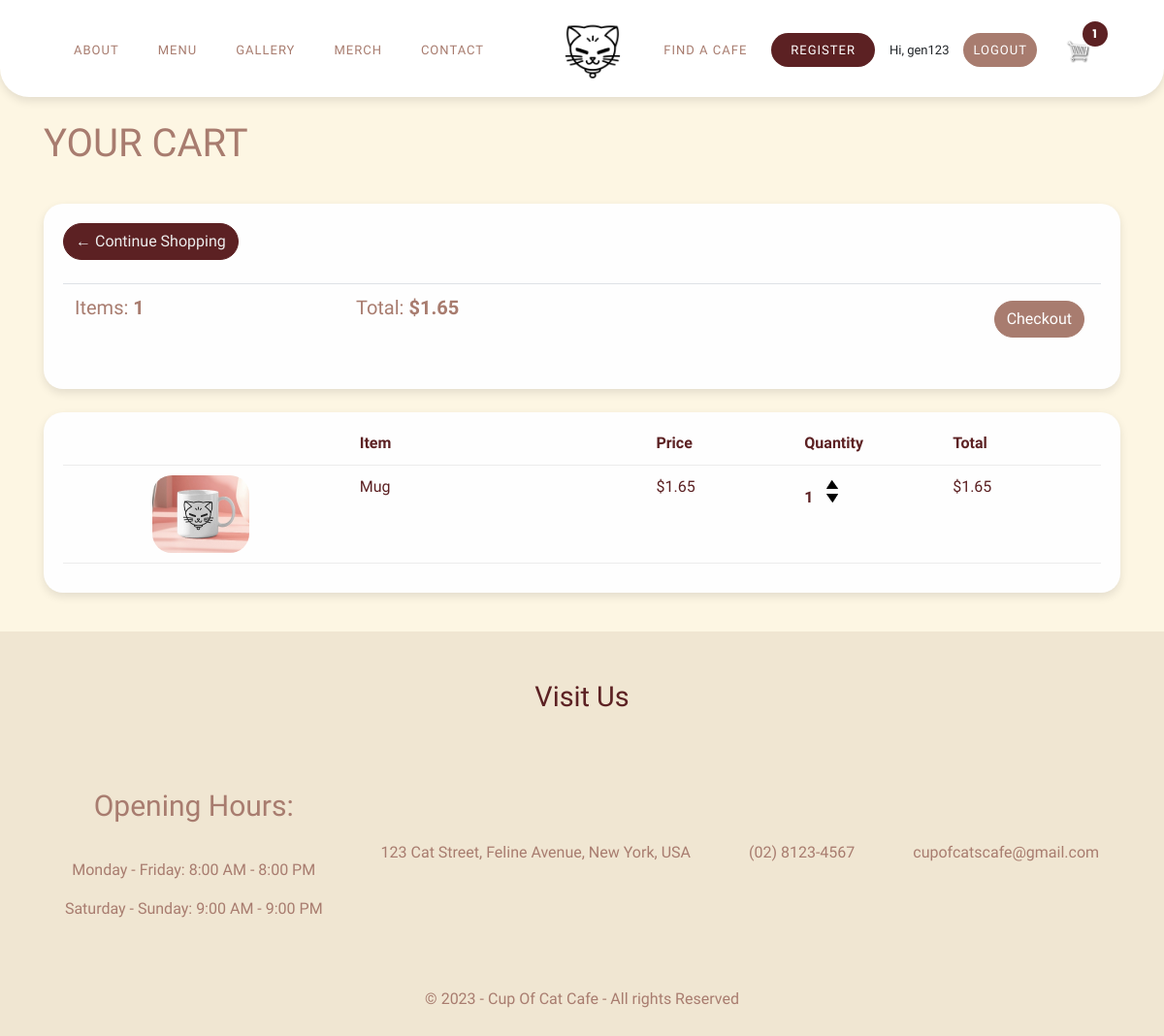
The app's page /cart/ (signed in) with its own data.
### store/models.py (models this page shows, shortened)
class Order(models.Model):
	customer = models.ForeignKey(Customer, on_delete=models.SET_NULL, null=True, blank=True)
	date_ordered = models.DateTimeField(auto_now_add=True)
	complete = models.BooleanField(default=False)
	transaction_id = models.CharField(max_length=100, null=True)
	@property
	def get_cart_total(self):
		orderitems = self.orderitem_set.all()
		total = sum([item.get_total for item in orderitems])
		return total
	@property
	def get_cart_items(self):
		orderitems = self.orderitem_set.all()
		total = sum([item.quantity for item in orderitems])
		return total

class OrderItem(models.Model):
	product = models.ForeignKey(Product, on_delete=models.SET_NULL, null=True)
	order = models.ForeignKey(Order, on_delete=models.SET_NULL, null=True)
	quantity = models.IntegerField(default=0, null=True, blank=True)
	date_added = models.DateTimeField(auto_now_add=True)
	@property
	def get_total(self):
		total = self.product.price * self.quantity
		return total

class Product(models.Model):
	name = models.CharField(max_length=200)
	price = models.FloatField()
	digital = models.BooleanField(default=False,null=True, blank=True)
	image = models.ImageField(null=True, blank=True)
	category = models.CharField(max_length=50, default="product")  # Or a boolean flag `is_merch`
	@property
	def imageURL(self):
		try:
			url = self.image.url
		except:
			url = ''
		return url

### store/views.py (the view)
# urls.py: path('cart/', views.cart, name="cart"),
def cart(request):
	data = cartData(request)
	cartItems = data['cartItems']
	order = data['order']
	items = data['items']
	merch = Product.objects.filter(category="merch")
	context = {'items':items,
			'order':order,
			'cartItems':cartItems,}
	return render(request, 'store/cart.html', context)

### store/templates/store/cart.html
{% extends 'store/main.html' %}
{% load static %}
{% block content %}
<h1>YOUR CART</h1>
	<div class="row">
		<div class="col-lg-12">
			<div class="box-element-cart">
				<a  class="btn btn-outline-dark" href="{% url 'store' %}">&#x2190; Continue Shopping</a>
				<br>
				<br>
				<table class="table">
					<tr>
						<th><h5>Items: <strong>{{order.get_cart_items}}</strong></h5></th>
						<th><h5>Total:<strong> ${{order.get_cart_total|floatformat:2}}</strong></h5></th>
						<th>
							<a  style="float:right; margin:5px;" class="btn btn-success" href="{% url 'checkout' %}">Checkout</a>
						</th>
					</tr>
				</table>
			</div>
			<br>
			<div class="box-element-cart">
				<div class="cart-row">
					<div style="flex:2" class="cart-items-text"></div>
					<div style="flex:2"><strong>Item</strong></div>
					<div style="flex:1"><strong>Price</strong></div>
					<div style="flex:1"><strong>Quantity</strong></div>
					<div style="flex:1"><strong>Total</strong></div>
				</div>
				{% for item in items %}
				<div class="cart-row">
					<div style="flex:2"><img class="row-image" src="{{item.product.imageURL}}"></div>
					<div style="flex:2"><p>{{item.product.name}}</p></div>
					<div style="flex:1"><p>${{item.product.price|floatformat:2}}</p></div>
					<div style="flex:1">
						<p class="quantity">{{item.quantity}}</p>
						<div class="quantity">
							<img data-product="{{item.product.id}}" data-action="add" class="chg-quantity update-cart" src="{% static  'images/arrow-up.png' %}">
							<img data-product="{{item.product.id}}" data-action="remove" class="chg-quantity update-cart" src="{% static  'images/arrow-down.png' %}">
						</div>
					</div>
					<div style="flex:1"><p>${{item.get_total|floatformat:2}}</p></div>
				</div>
				{% endfor %}
			</div>
		</div>
	</div>
{% endblock content %}

### store/templates/store/main.html (shortened to what this page needs)
<!DOCTYPE html>
{% load static %}
<html>
<head>
	<link rel="stylesheet" href="https://stackpath.bootstrapcdn.com/bootstrap/4.4.1/css/bootstrap.min.css">
	<link rel="stylesheet" type="text/css" href="{% static 'css/main.css' %}">
</head>
<body>
	{% block navbar %}
	<nav class="navbar navbar-expand-lg navbar-dark bg-dark">
	<ul class="menu">
		<li><a href="{% url 'aboutus' %}">About</a></li>
		<li><a href="{% url 'store' %}">Menu</a></li>
		<li><a href="{% url 'gallery' %}">Gallery</a></li>
		<li><a href="{% url 'merch' %}">Merch</a></li>
		<li><a href="{% url 'contact' %}">Contact</a></li>
	</ul>
	<div class="logo">
		<a href="{% url 'home' %}">
			<img src="{% static 'images/logo-test.png' %}" class="logo" alt="Logo">
		</a>
	</div>
	  <div class="collapse navbar-collapse" id="navbarSupportedContent">
	  <ul class="right-buttons">
		<li><a href="{% url 'findcafe' %}"  class="findacafebutton">Find a Cafe</a></li>
		<li><a href="{% url 'register' %}" class="ordernowbutton">Register</a></li>
		{% if user.is_authenticated %}
		<span><p style="text-align: center; margin-top: 15px;">Hi, {{ user.username }}</p></span>
		<span><a href="{% url 'logout' %}"class="logoutButton">Logout</a></span>
		{% else %}
		<li><a href="{% url 'login' %}"class="loginButton">Login</a></li>
		{% endif %}
		<li class="cart-wrapper">
				<a href="{% url 'cart' %}">
				<img id="cart-icon" src="{% static 'images/cart.png' %}" alt="Cart">
				<p id="cart-total">{{cartItems}}</p>
			</a>
		</li>
	</div>
	</nav>
	{% endblock navbar %}
     <div class="container">
            <br>
            {% block content %}
            {% endblock content %}
         </div>
		 <section id="contact" class="contact fade-in">
			<h2 style="color: #5c2123;">Visit Us</h2>
			<div class="contact-info">
				<div class="info-item slide-up">
					<p style="font-size: 30px;";>Opening Hours:<p>
					<p>Monday - Friday: 8:00 AM - 8:00 PM</p>
					<p>Saturday - Sunday: 9:00 AM - 9:00 PM</p>
				</div>
				<div class="info-item slide-up">
					<p>123 Cat Street, Feline Avenue, New York, USA</p>
				</div>
				<div class="info-item slide-up">
					<p>(02) 8123-4567</p>
				</div>
				<div class="info-item slide-up">
					<p>cupofcatscafe@gmail.com</p>
				</div>
				<div class="info-item slide-up">
					<p>© 2023 - Cup Of Cat Cafe - All rights Reserved</p>
				</div>
			</div>
</body>
</html>

### static/css/main.css (style rules this page uses)
html, body { margin: 0; padding: 0; width: 100%; overflow-x: hidden; }
.menu { padding: 50px 20px; }
* { margin: 0; padding: 0; box-sizing: border-box; list-style: none; text-decoration: none; }
nav { z-index: 1000; position: absolute; }
nav a { color: #a87c6f; text-transform: uppercase; transition: all 0.1s ease; letter-spacing: 1px; padding: 10px; }
html { background-color: #fdf6e3; }
body { font-family: "Titan One", sans-serif; font-weight: 400; font-style: normal; }
nav { background-color: white; height: 100px; font-size: 13px; width: 100%; border-bottom-left-radius: 30px; border-bottom-right-radius: 30px; position: sticky; top: 0; display: flex; justify-content: space-between; align-items: center; padding: 0 20px; box-shadow: 0px 4px 10px rgba(0, 0, 0, 0.1); }
.logo img { width: 70px; height: 70px; position: absolute; left: 48%; top: 15px; }
ul { display: flex; gap: 20px; }
.menu { flex: 1; justify-content: center; margin-top: 20px; margin-left: 30px; }
.menu li, .right-buttons li { display: inline-block; line-height: 80px; }
.right-buttons { flex-wrap: wrap; justify-content: flex-end; margin-top: 20px; margin-right: 20px; display: flex; align-items: center; gap: 15px; }
.ordernowbutton { background-color: #5c2123; padding: 10px 20px; color: white; border-radius: 80px; transition: all 0.2s ease; }
.cart-wrapper { position: relative; display: inline-block; }
#cart-icon { margin-right: 40px; width: 25px; height: 25px; display: block; }
#cart-total { position: absolute; top: 60px; right: 20px; text-align: center; color: #fff; background-color: #5c2123; width: 30px; height: 30px; font-family: 'poppins', sans-serif; border-radius: 50%; font-weight: bold; font-size: 12px; line-height: 25px; border: 2px solid white; }
.loginButton, .logoutButton { background-color: #a87c6f; color: white; transition: 0.2s; border-radius: 80px; text-decoration: none; }
body { background-color: hsl(0, 0%, 98%); }
h1,h2,h3,h4,h5,h6 { color:#a87c6f; }
.bg-dark { background-color:white!important; }
.col-lg-4, .col-lg-6, .col-lg-8, .col-lg-12 { margin-top: 30px; }
.btn { border-radius: 0; }
.row-image { width: 100px; }
.cart-row { display: flex; align-items: flex-stretch; padding-bottom: 10px; margin-bottom: 10px; border-bottom: 1px solid #ececec; }
.quantity { display: inline-block; font-weight: 700; padding-right:10px; }
.chg-quantity { width: 12px; cursor: pointer; display: block; margin-top: 5px; transition:.1s; }
body { background-color: #fdf6e3; }
.btn.btn-outline-dark { border-radius: 80px; color: #ececec; border-color: #5c2123; background-color: #5c2123; }
.box-element-cart { border-radius: 20px; padding: 20px; background-color: #fefefe; box-shadow: 0px 4px 10px rgba(0, 0, 0, 0.1); margin: 0px 0px 0px 0px; }
.btn.btn-success { border-radius: 80px; background-color: #a87c6f; color: white; border-color: #a87c6f; }
.row-image { border-radius: 20px; margin-left: 30%; }
.cart-row { color: #5c2123; }
nav { animation: fadeIn 1s ease-in-out; }
nav .menu li { animation: slideUp 0.5s ease-in-out; animation-delay: calc(0.1s * var(--i)); animation-fill-mode: both; }
.contact { animation: fadeIn 1s ease-in-out; }
.contact h2 { animation: slideInFromTop 1s ease-in-out; }
.contact-info .info-item { animation: slideInFromBottom 1s ease-in-out; animation-delay: calc(0.2s * var(--i)); animation-fill-mode: both; }
nav .menu li:nth-child(1) { --i: 1; }
nav .menu li:nth-child(2) { --i: 2; }
nav .menu li:nth-child(3) { --i: 3; }
nav .menu li:nth-child(4) { --i: 4; }
nav .menu li:nth-child(5) { --i: 5; }
.contact-info .info-item:nth-child(1) { --i: 1; }
.contact-info .info-item:nth-child(2) { --i: 2; }
.contact-info .info-item:nth-child(3) { --i: 3; }
.contact-info .info-item:nth-child(4) { --i: 4; }
.contact-info .info-item:nth-child(5) { --i: 5; }
.contact { background-color: #f0e6d2; margin: none; }
.contact h2 { text-align: center; font-size: 1.8rem; padding: 50px; bottom: 40%; margin-top: 40px; margin-bottom: 20px; font-family: 'Titan One', cursive; color: #a87c6f; }
.contact-info { display: flex; margin: 0 auto; flex-direction: row; align-items: center; justify-content: center; gap: 40px; flex-wrap: wrap; }
.info-item { display: flex; flex-direction: column; margin: 0 auto; align-items: center; justify-content: center; text-align: center; color: #a87c6f; font-family: 'Titan One', 'cursive'; margin: 10px; margin-top: 0.5px; }

### records on screen
Order: get_cart_items "1", get_cart_total "1.65"
OrderItem: product.imageURL (picture), product.name "Mug", product.price "1.65", quantity "1", get_total "1.65"

### other values on screen
{{ user.username }} "gen123"
{{ cartItems }} "1"
